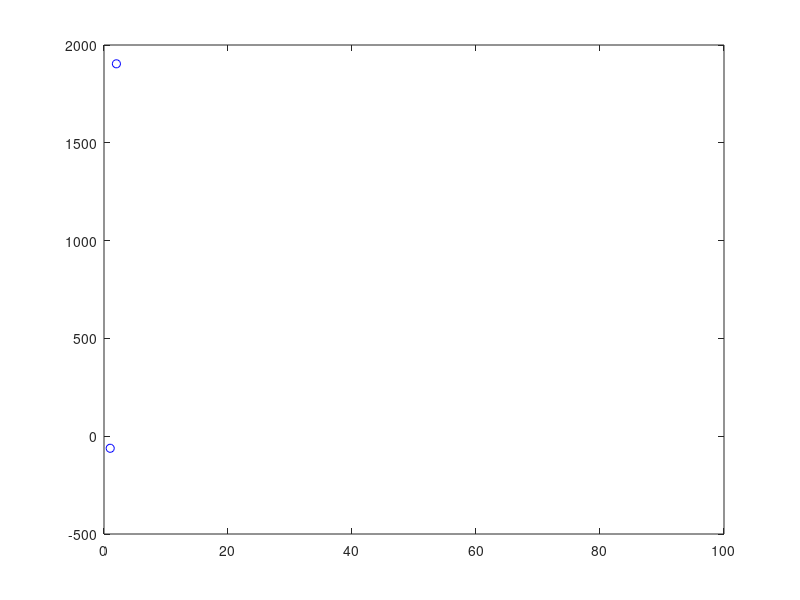

Source code (MATLAB):
%root_find_fpi.m

%This program will attempy to find a root of f(x) = 0 by using fpi

%Declare variables 
x0 = 0;
x0 = input('Enter an initial value\n');
x = x0;
g = 0;
i=0;
delta = 0.001;
f = exp(x)-x^2+2*x;

while abs(f)>delta || i < 100
    i = i + 1;
    g = -0.5 * (exp(x) - x^2);
    x = g;
    f = exp(x)-x^2+2*x;
    plot(i,x,'bo');
    hold on;
end

fprintf('The root is approx. %d after %d iterations\n',x,i);